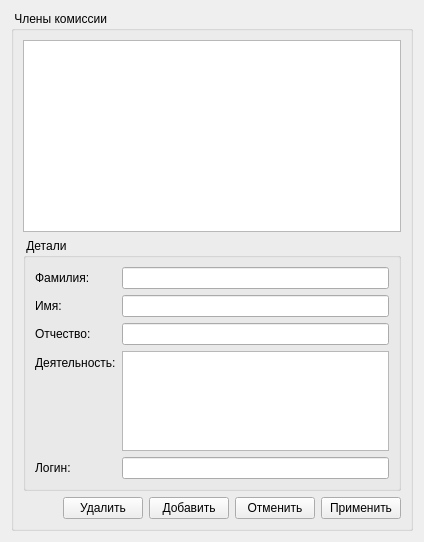
       <widget class="QWidget" name="membersPage">
        <layout class="QHBoxLayout" name="horizontalLayout_9">
         <item>
          <widget class="QGroupBox" name="groupBox_3">
           <property name="title">
            <string> Члены комиссии </string>
           </property>
           <layout class="QVBoxLayout" name="verticalLayout_7">
            <item>
             <widget class="QTableView" name="membersTableView"/>
            </item>
            <item>
             <widget class="QGroupBox" name="groupBox_4">
              <property name="title">
               <string> Детали </string>
              </property>
              <layout class="QFormLayout" name="formLayout">
               <property name="labelAlignment">
                <set>Qt::AlignLeading|Qt::AlignLeft|Qt::AlignVCenter</set>
               </property>
               <item row="0" column="0">
                <widget class="QLabel" name="label_6">
                 <property name="text">
                  <string>Фамилия:</string>
                 </property>
                </widget>
               </item>
               <item row="0" column="1">
                <widget class="QLineEdit" name="memberSurnameEdit"/>
               </item>
               <item row="1" column="0">
                <widget class="QLabel" name="label_7">
                 <property name="text">
                  <string>Имя:</string>
                 </property>
                </widget>
               </item>
               <item row="1" column="1">
                <widget class="QLineEdit" name="memberNameEdit"/>
               </item>
               <item row="2" column="0">
                <widget class="QLabel" name="label_8">
                 <property name="text">
                  <string>Отчество:</string>
                 </property>
                </widget>
               </item>
               <item row="2" column="1">
                <widget class="QLineEdit" name="memberPatronymicEdit"/>
               </item>
               <item row="3" column="0">
                <widget class="QLabel" name="label_9">
                 <property name="text">
                  <string>Деятельность:</string>
                 </property>
                </widget>
               </item>
               <item row="3" column="1">
                <widget class="QPlainTextEdit" name="memberBusinessTextEdit">
                 <property name="sizePolicy">
                  <sizepolicy hsizetype="Expanding" vsizetype="Preferred">
                   <horstretch>0</horstretch>
                   <verstretch>0</verstretch>
                  </sizepolicy>
                 </property>
                 <property name="maximumSize">
                  <size>
                   <width>16777215</width>
                   <height>100</height>
                  </size>
                 </property>
                </widget>
               </item>
               <item row="4" column="0">
                <widget class="QLabel" name="label_10">
                 <property name="text">
                  <string>Логин:</string>
                 </property>
                </widget>
               </item>
               <item row="4" column="1">
                <widget class="QLineEdit" name="memberLoginEdit"/>
               </item>
              </layout>
             </widget>
            </item>
            <item>
             <layout class="QHBoxLayout" name="horizontalLayout_12">
              <item>
               <spacer name="horizontalSpacer_5">
                <property name="orientation">
                 <enum>Qt::Horizontal</enum>
                </property>
                <property name="sizeHint" stdset="0">
                 <size>
                  <width>40</width>
                  <height>20</height>
                 </size>
                </property>
               </spacer>
              </item>
              <item>
               <widget class="QPushButton" name="deleteMemberButton">
                <property name="text">
                 <string>Удалить</string>
                </property>
               </widget>
              </item>
              <item>
               <widget class="QPushButton" name="pushButton_13">
                <property name="text">
                 <string>Добавить</string>
                </property>
               </widget>
              </item>
              <item>
               <widget class="QPushButton" name="cancelMembersButton">
                <property name="text">
                 <string>Отменить</string>
                </property>
               </widget>
              </item>
              <item>
               <widget class="QPushButton" name="applyMembersButton">
                <property name="text">
                 <string>Применить</string>
                </property>
               </widget>
              </item>
             </layout>
            </item>
           </layout>
          </widget>
         </item>
        </layout>
       </widget>
